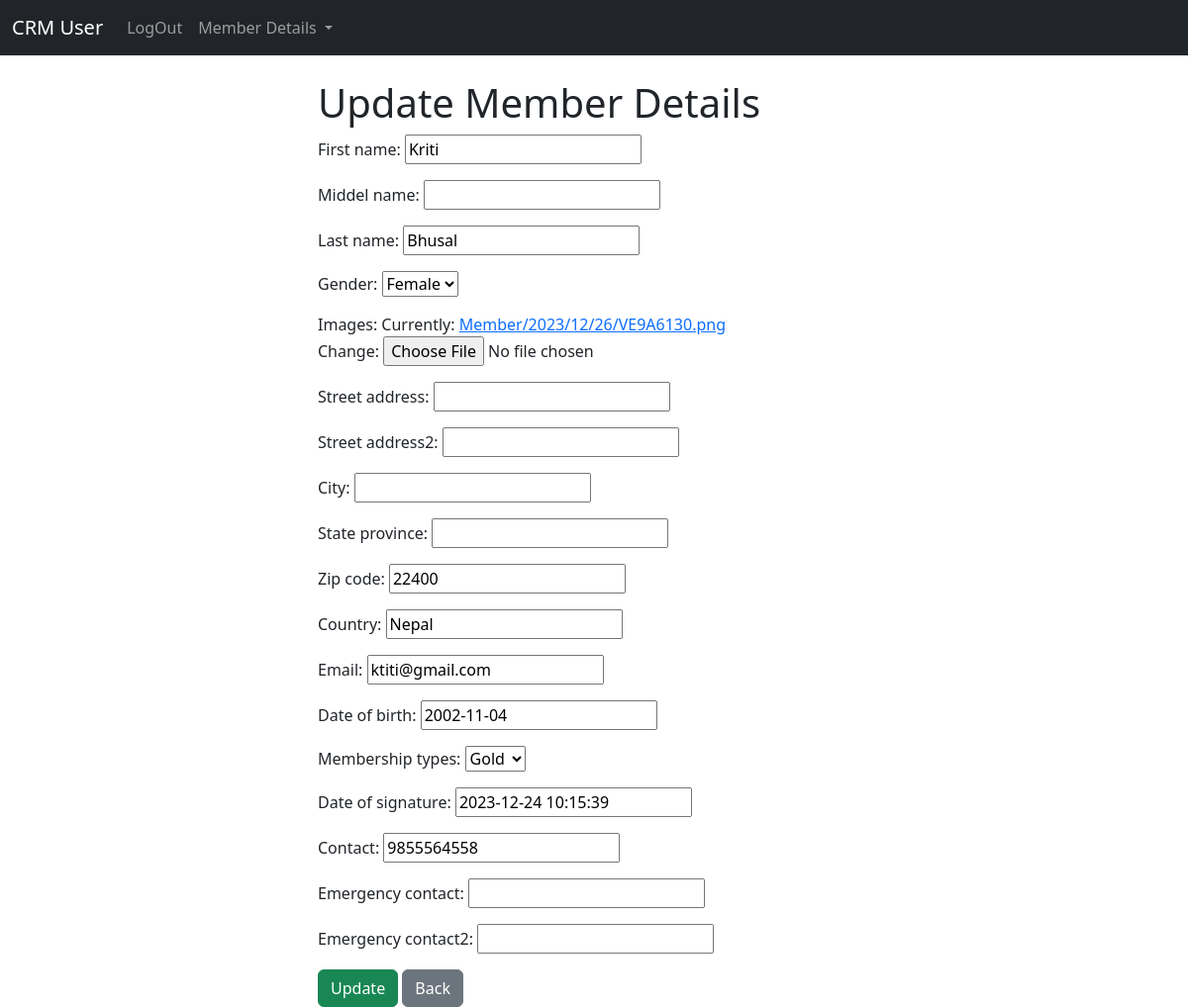
The app's page /user/update_member/1 (signed in) with its own data.
### user_app/models.py (models this page shows, shortened)
class Member(models.Model):
    first_name = models.CharField(max_length=100)
    middel_name = models.CharField(max_length=10,blank=True)
    last_name = models.CharField(max_length=100)
    gender = models.CharField(max_length=20, choices=[("Male", "Male"),("Female", "Female"),("Other", "Other"),])
    images = models.ImageField(upload_to="Member/%Y/%m/%d", blank=False)
    street_address = models.CharField(max_length=255, blank=True)
    street_address2 = models.CharField(max_length=255, blank=True)
    city = models.CharField(max_length=100, blank=True, null=True)
    state_province = models.CharField(max_length=100, blank=True, null=True)
    zip_code = models.CharField(max_length=20)
    country = models.CharField(max_length=100)
    email = models.EmailField(unique=True)
    date_of_birth = models.DateField(default=timezone.now)
    membership_types = models.CharField(max_length=20, choices= [("basic", "Basic"),("gold", "Gold"),], default="basic")
    date_of_signature = models.DateTimeField(default=timezone.now)
    contact = models.CharField(max_length=10)
    emergency_contact = models.CharField(max_length=10,blank=True, null=True)
    emergency_contact2 = models.CharField(max_length=10,blank=True, null=True)
    registration_date = models.DateField(auto_now_add=True)

### user_app/views.py (the view)
# urls.py: path('update_member/<int:pk>', views.update_member, name='update_member'),
def update_member(request, pk):
    if request.user.is_authenticated:
        current_record = Member.objects.get(id=pk)
        form = AddMemberFrom(
            request.POST or None, request.FILES or None, instance=current_record
        )
        if form.is_valid():
            form.save()
            messages.success(request, "Record has been updated!")
            return redirect("member_details")
        return render(request, "user/member/update_member.html", {"form": form})
    else:
        messages.success(request, "Must be logged in...")
        return redirect("home")

### user_app/forms.py
class AddMemberFrom(forms.ModelForm):
    class Meta:
        model = Member
        fields = "__all__"

### templates/user/member/update_member.html (shortened to what this page needs)
{% extends 'user/base.html' %}
{% block main %}
<div class="col-md-6 offset-md-3 ">
     <h1>Update  Member Details</h1>
     <form method='POST' enctype="multipart/form-data">
          {{form.as_p}}
    <button type="submit" class="btn btn-success">Update</button>
    <a href="{% url 'member_details' %}"><button type="submit" class="btn btn-secondary">Back</button></a>
     </form>
</div>
{% endblock main %}

### records on screen
Member: first_name "Kriti", last_name "Bhusal", gender "Female", zip_code "22400", country "Nepal", email "ktiti@gmail.com", date_of_birth "2002-11-04", membership_types "Gold", date_of_signature "2023-12-24 10:15:39", contact "9855564558"
